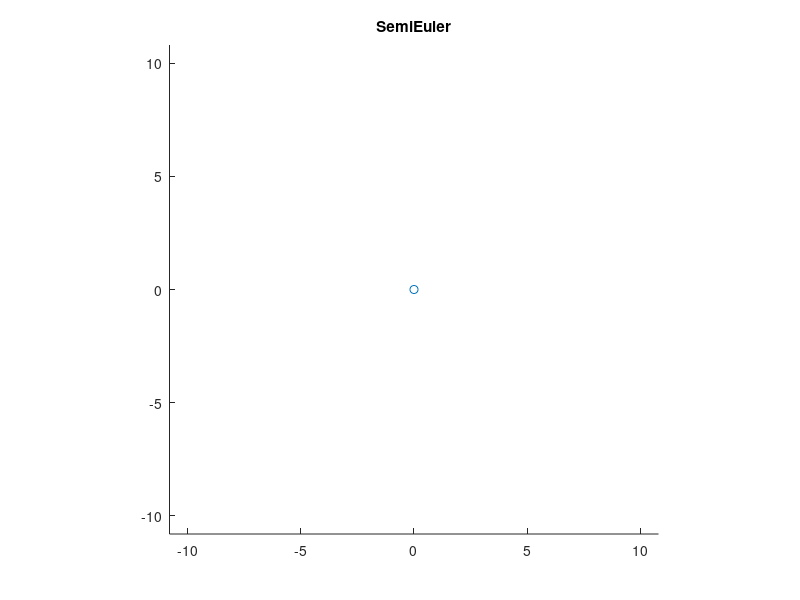

Here is the MATLAB script that generated this plot: (Note: this script raises an error after producing the figure.)
% Author: Tongkui Su
% This script simulates the motion of a simple pendulum
% using three different numerical methods: (Forward)Euler, BackwardEuler,
% SemiEuler

% Variables
m=1;
L=9.81;
g=9.81;
theta=(1/10)*pi;
omega=0;
tf = 20;  %time from 0 to tf
N = 200;
h=tf/N;

hold off;
ax=gca;
scatter(ax,0, 0, 'bo');
axis(ax,[-L-1, L+1, -L-1, L+1]);
axis equal;
hold on;
title('SemiEuler');

pause;
% Compute
while 1
    %[theta,omega] = Euler(omega, theta, h, g, L);
    %[theta,omega] = BackEuler(omega, theta, h, g, L);
    [theta,omega] = SemiEuler(omega, theta, h, g, L);
    
    item1=line(ax,[0,L*sin(theta)], [0, -L*cos(theta)],'Color',[0.2,0.4,1]);
    item2=scatter(ax,L*sin(theta), -L*cos(theta), 'bo');
    axis(ax,[-L-1, L+1, -L-1, L+1]);
    
    pause(0.01);
    
    item1.delete;
    item2.delete;
end

